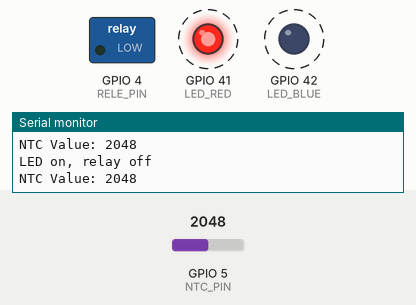
Bench run of a program on a simulated ESP32-S3. Shown: switched loads named in the program (green lamp = pin HIGH), output pins drawn as LEDs (lit = HIGH), the last lines printed to the serial monitor. Dashed ring = blinking. Inputs (shaded band) come from the test bench; at power-on: GPIO 5 (NTC_PIN) = 2048 (analog values on the 0–4095 scale).

Above: at 10.75 s.
11.3 s: GPIO 5 (NTC_PIN) set to 1927
At 12.5 s:
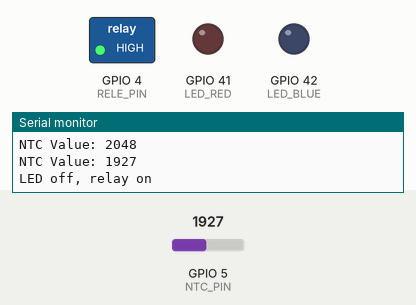
13.3 s: GPIO 5 (NTC_PIN) set to 2040
At 13.95 s:
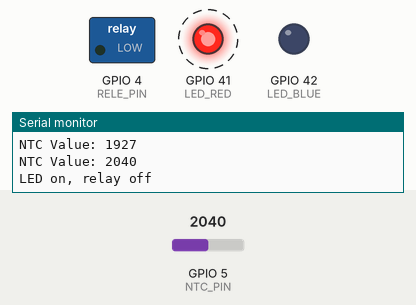
16.5 s: GPIO 5 (NTC_PIN) set to 1960
At 16.65 s:
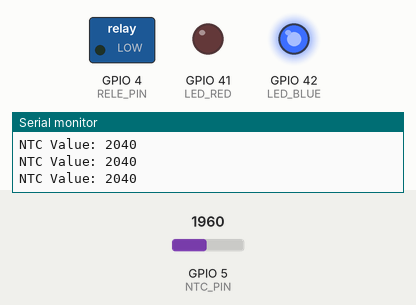
18.3 s: GPIO 5 (NTC_PIN) set to 2047
At 18.95 s:
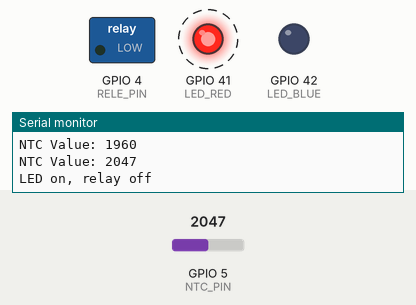
Timing chart, 0 to 22.5 s (numbered marks = the images above; inputs shaded):
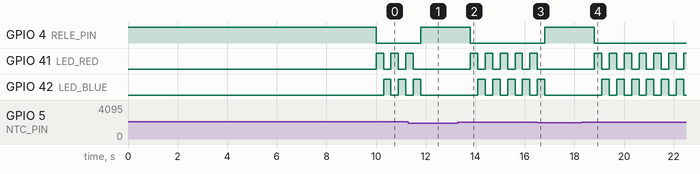

Measured:
- the behaviour switches between 2000 and 1999 on GPIO 5 (NTC_PIN) (found by bisection; images 0 and 1)
- after the input at 11.3 s, GPIO 4 (RELE_PIN): LOW → HIGH after 0.50 s; GPIO 41 (LED_RED): goes on until 11.5 s, then stays LOW; GPIO 42 (LED_BLUE): goes on until 11.8 s, then stays LOW
- after the input at 13.3 s, GPIO 4 (RELE_PIN): HIGH → LOW after 0.50 s; GPIO 41 (LED_RED): alternates HIGH for 0.30 s and LOW for 0.30 s, starting after 0.50 s; GPIO 42 (LED_BLUE): alternates HIGH for 0.30 s and LOW for 0.30 s, starting after 0.80 s
- after the input at 16.5 s, GPIO 4 (RELE_PIN): LOW → HIGH after 0.31 s; GPIO 41 (LED_RED): goes on until 16.5 s, then stays LOW; GPIO 42 (LED_BLUE): goes on until 16.8 s, then stays LOW
- after the input at 18.3 s, GPIO 4 (RELE_PIN): HIGH → LOW after 0.51 s; GPIO 41 (LED_RED): alternates HIGH for 0.30 s and LOW for 0.30 s, starting after 0.51 s; GPIO 42 (LED_BLUE): alternates HIGH for 0.30 s and LOW for 0.30 s, starting after 0.81 s
- by itself, GPIO 41 (LED_RED), GPIO 42 (LED_BLUE): alternates HIGH for 0.30 s and LOW for 0.30 s

The program:

main.cpp
```cpp
#include <Arduino.h>

// Піни підключення
#define NTC_PIN 5
#define RELE_PIN 4
#define LED_RED 41
#define LED_BLUE 42

// Порогове значення АЦП для аварійного режиму
#define TEMP_THRESHOLD 2000

// Поточний стан реле
bool STATUS_RELAY = true;

// Увімкнення реле через транзистор
void relay_On()
{
  digitalWrite(RELE_PIN, HIGH);
}

// Вимкнення реле
void relay_Off()
{
  digitalWrite(RELE_PIN, LOW);
}

// Вимкнення обох світлодіодів
void led_off()
{
  digitalWrite(LED_RED, LOW);
  digitalWrite(LED_BLUE, LOW);
}

// Почергове блимання світлодіодів
void led_on()
{
  digitalWrite(LED_RED, HIGH);
  digitalWrite(LED_BLUE, LOW);
  delay(300);

  digitalWrite(LED_RED, LOW);
  digitalWrite(LED_BLUE, HIGH);
  delay(300);
}

void setup()
{
  Serial.begin(115200);

  pinMode(RELE_PIN, OUTPUT);
  pinMode(LED_RED, OUTPUT);
  pinMode(LED_BLUE, OUTPUT);
  pinMode(NTC_PIN, INPUT);

  analogReadResolution(12);

  // Початковий стан системи
  relay_On();
  led_off();

  // Очікування запуску Serial Monitor
  delay(10000);

  Serial.println("System initialized. Monitoring NTC sensor...");
  Serial.println("LED off, relay on");
}

void loop()
{
  // Зчитування значення з NTC-датчика
  int NTC_Value = analogRead(NTC_PIN);

  Serial.printf("NTC Value: %d\n", NTC_Value);

  if (NTC_Value >= TEMP_THRESHOLD)
  {
    // Аварійний режим
    if (STATUS_RELAY)
    {
      relay_Off();
      STATUS_RELAY = false;

      Serial.println("LED on, relay off");
    }

    led_on();
  }
  else
  {
    // Повернення до штатного режиму
    if (!STATUS_RELAY)
    {
      relay_On();
      led_off();

      STATUS_RELAY = true;

      Serial.println("LED off, relay on");
    }

    delay(1000);
  }
}
```
